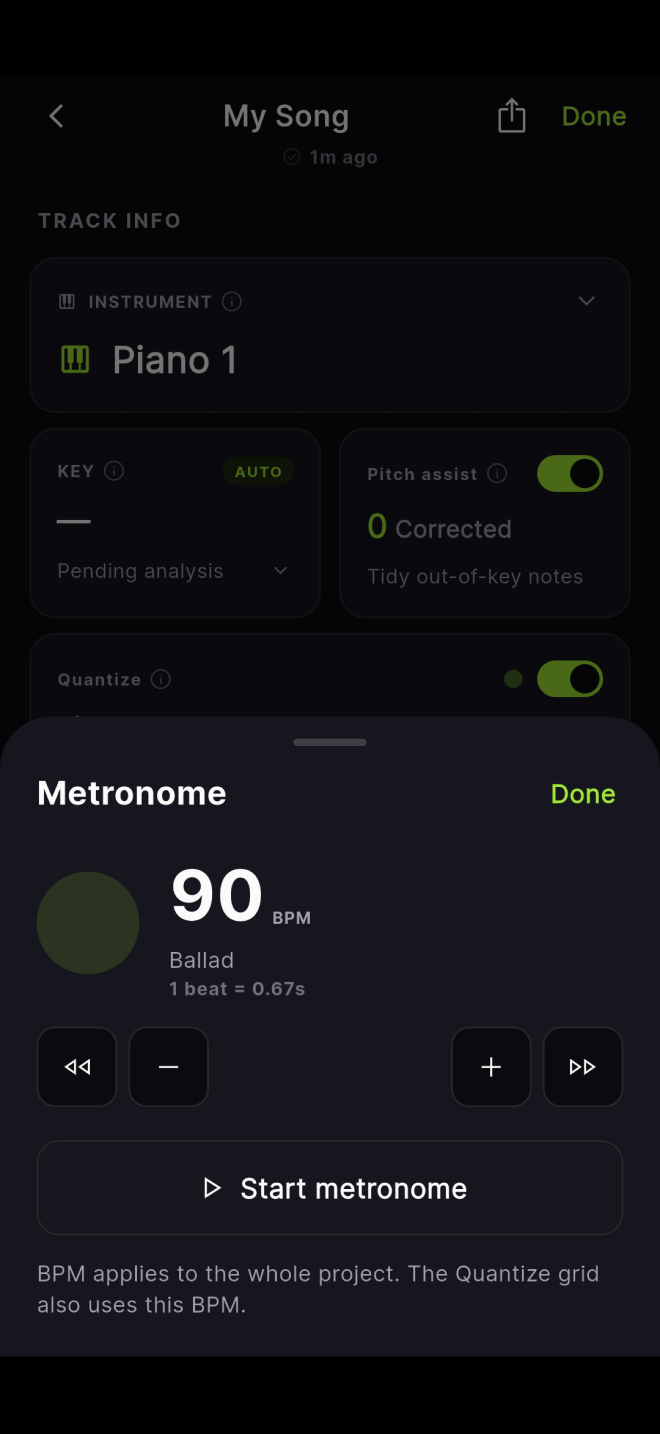
#> input picture mobile/fastlane/metadata/android/en-US/images/phoneScreenshots/6.png, 1320 x 2868 px (shown at 1/2 size)
$ python -i asc_upload_review_screenshot.py   (imports and definitions only)
#> lines starting #> are read from the running program, lines starting #| are printed output that depends on the picture
#!/usr/bin/env python3
"""
Upload an App Review screenshot to each HumTrack Pro auto-renewable
subscription via the App Store Connect API.

Why: a subscription stays in "Missing Metadata" (and is therefore not
selectable on the app version's In-App Purchases section) until it has a
review screenshot. Apple's rejection (Guideline 2.1b) called this out.

Flow per subscription (ASC API):
  1. Resolve subscription id by productId.
  2. Delete any existing review screenshot (idempotent re-run / refresh).
  3. POST /v1/subscriptionAppStoreReviewScreenshots  (reserve, get upload ops)
  4. PUT the bytes to each uploadOperation URL (no auth header; pre-signed).
  5. PATCH .../{id}  uploaded=true + sourceFileChecksum (md5).
  6. Poll the asset state until it leaves UPLOAD_COMPLETE/AWAITING.

Reuses JWT auth + ASC helper from asc_create_iap.py.
"""
from __future__ import annotations

import hashlib
import sys
import tempfile
import time
from pathlib import Path

import requests
from PIL import Image

sys.path.insert(0, str(Path(__file__).resolve().parent))
from asc_create_iap import (  # noqa: E402
    ASC,
    API_BASE,
    find_app,
    find_subscription_anywhere,
    load_env,
    make_jwt,
)

# product_id -> source screenshot (the matching plan's paywall capture)
UPLOADS = {
    "humtrack_pro_monthly_v2": "/Users/heojeongmin/.claude/image-cache/de8d837f-c368-4434-b23e-30aa64a72c13/6.png",
    "humtrack_pro_yearly": "/Users/heojeongmin/.claude/image-cache/de8d837f-c368-4434-b23e-30aa64a72c13/5.png",
}
BUNDLE_ID = "com.humtrack.app"
SCREENSHOT_TYPE = "subscriptionAppStoreReviewScreenshots"


# Apple only accepts standard App Store screenshot dimensions for the IAP
# review screenshot. 2208x1242 = iPhone 5.5" landscape (an accepted size).
TARGET = (2208, 1242)
BG = (10, 10, 15)  # #0A0A0F — the paywall background


def flatten_to_rgb_png(src: str) -> tuple[bytes, str]:
    """Strip alpha, then fit (contain) the capture onto an accepted-size dark
    canvas so Apple's dimension check passes. Returns (bytes, filename)."""
    img = Image.open(src).convert("RGBA")
    bg = Image.new("RGBA", img.size, (*BG, 255))
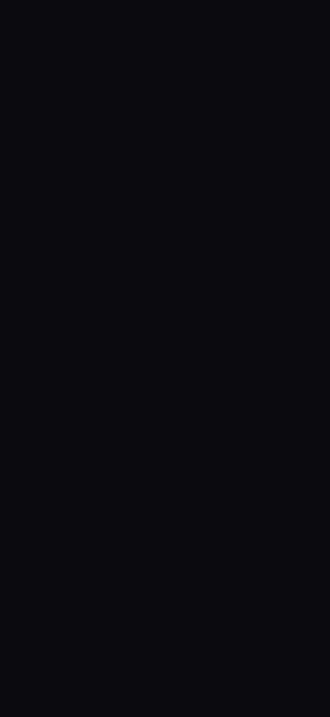
#> bg: PIL image 1320x2868 RGBA (shown at 1/4 size); mean R, G, B, A 10, 10, 15, 255
    flat = Image.alpha_composite(bg, img).convert("RGB")
#> flat is the input picture: PIL image 1320x2868 RGB; mean R, G, B 16.2, 16.4, 20.5
    scale = min(TARGET[0] / flat.width, TARGET[1] / flat.height)
    new_size = (round(flat.width * scale), round(flat.height * scale))
    resized = flat.resize(new_size, Image.LANCZOS)
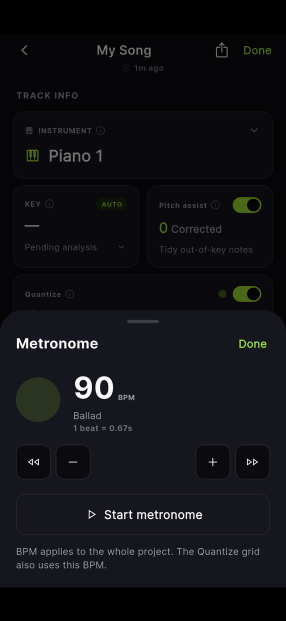
#> resized: PIL image 572x1242 RGB (shown at 1/2 size); mean R, G, B 16.2, 16.4, 20.4
    canvas = Image.new("RGB", TARGET, BG)
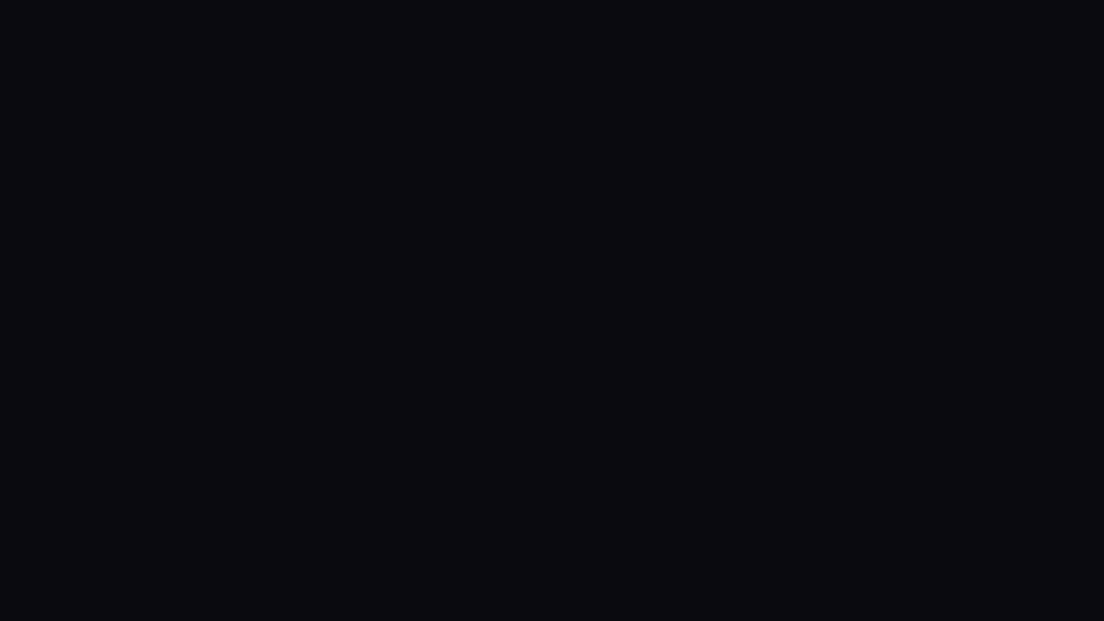
#> canvas: PIL image 2208x1242 RGB (shown at 1/2 size); mean R, G, B 10, 10, 15
    offset = ((TARGET[0] - new_size[0]) // 2, (TARGET[1] - new_size[1]) // 2)
    canvas.paste(resized, offset)
    tmp = Path(tempfile.gettempdir()) / (Path(src).stem + "_review.png")
    canvas.save(tmp, format="PNG")
    return tmp.read_bytes(), tmp.name


# [6 lines left out: function existing_screenshot_id, not called in this run]


def delete_screenshot(asc: ASC, shot_id: str) -> None:
    r = asc.s.delete(f"{API_BASE}/v1/{SCREENSHOT_TYPE}/{shot_id}")
    print(f"  [del] existing screenshot {shot_id} -> {r.status_code}")


# [91 lines left out: functions reserve, put_bytes, commit, poll_state, main, not called in this run]


# [2 lines not run here, left out]

>>> result = flatten_to_rgb_png('../../mobile/fastlane/metadata/android/en-US/images/phoneScreenshots/6.png')

$ run again, on mobile/fastlane/metadata/android/en-US/images/phoneScreenshots/2.png
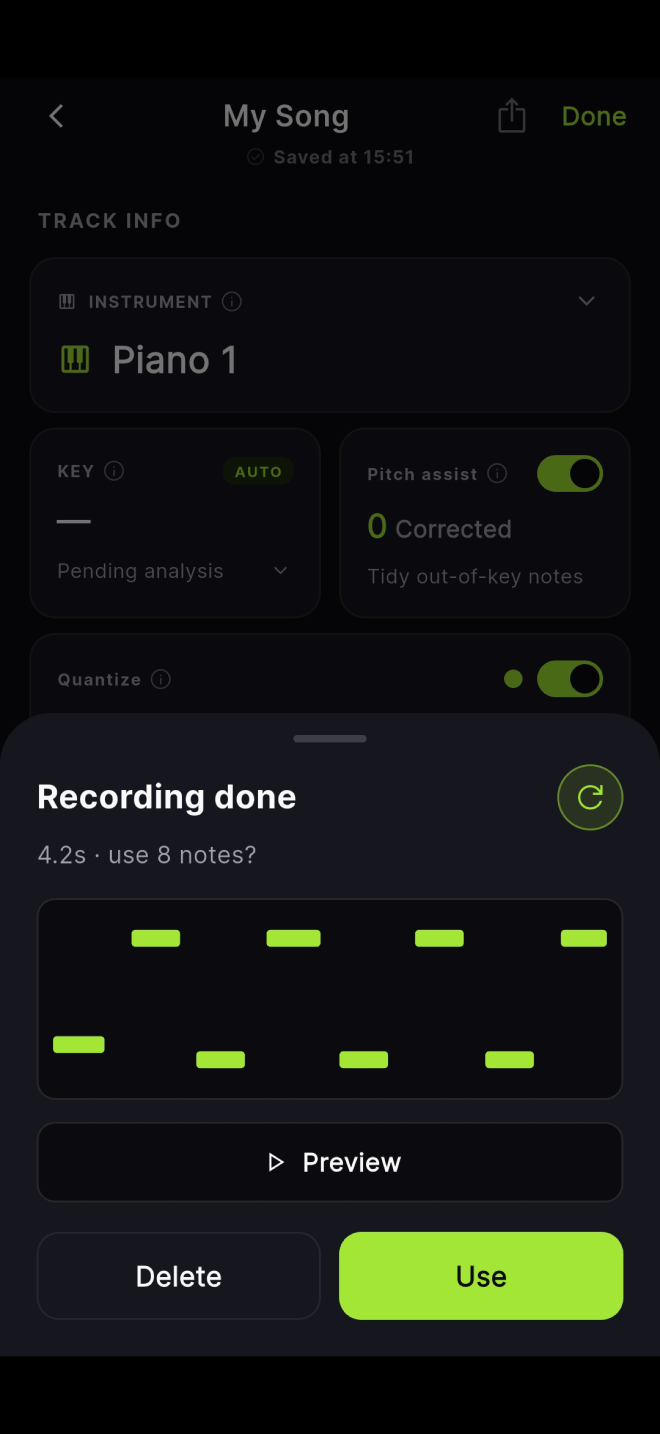
#> input picture mobile/fastlane/metadata/android/en-US/images/phoneScreenshots/2.png, 1320 x 2868 px (shown at 1/2 size)
#> in flatten_to_rgb_png, flat is the input picture: PIL image 1320x2868 RGB; mean R, G, B 18.4, 20.4, 18.1
#> in flatten_to_rgb_png, `resized = flat.resize(new_size, Image.LANCZOS)`:
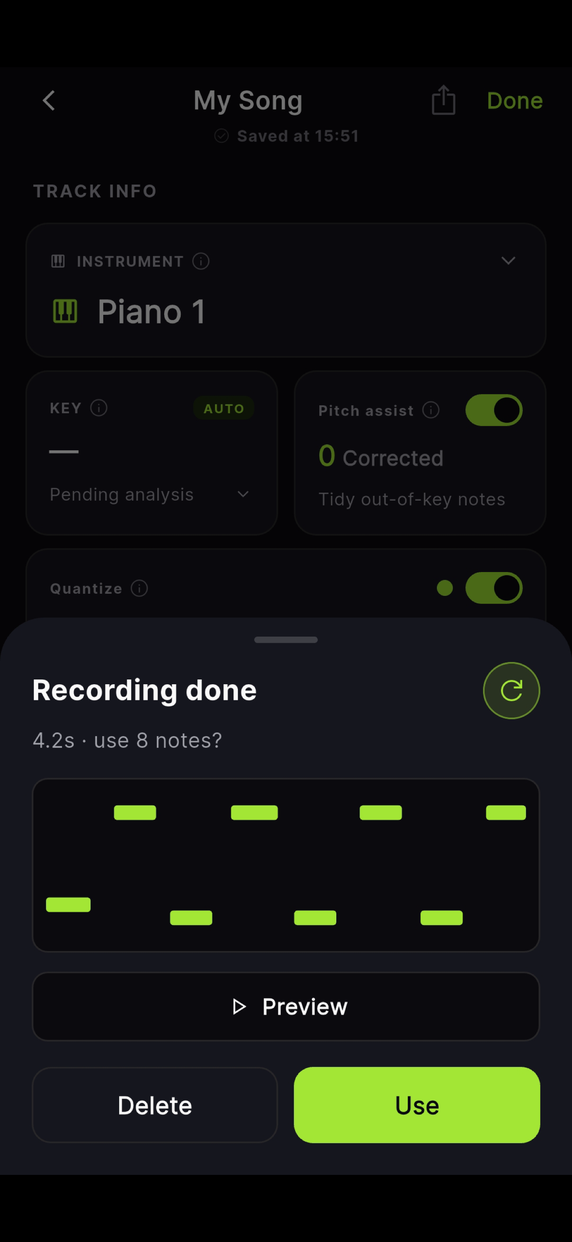
#> resized: PIL image 572x1242 RGB; mean R, G, B 18.4, 20.4, 18.1
